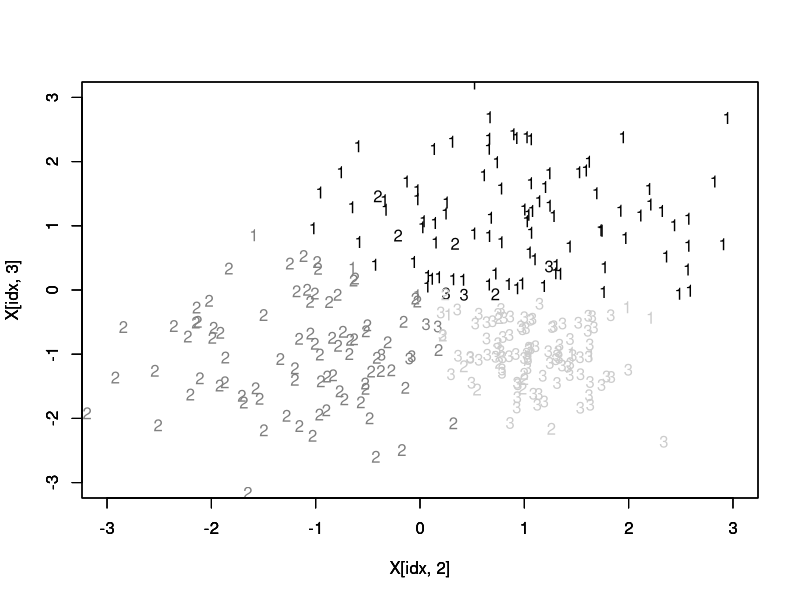

The R script that drew this image:
# コード4.6
softmax <- function(X, beta) {
  ncls <- dim(beta)[2]
  comp <- exp(X %*% beta)
  eta <- comp / (apply(comp, 1, sum))
  return(eta)
}
# コード4.7
mlr_train <- function(X, y, beta, nu, itmax) {
  cat("Training...\n")
  ndim <- dim(beta)[1]
  ncls <- dim(beta)[2]
  n <- dim(X)[1]
  for(it in 1:itmax) { # 学習のループ
    cat("it=", it, "\n")
    eta <- softmax(X, beta)
    for(d in 1:ndim) {
      for(m in 1:ncls) {
        db <- sum(X[, d] * (y[, m] - eta[, m])) # 更新量の計算
        beta[d, m] <- beta[d, m] + nu * db # 更新式の計算
      }
    }
  }
  cat("Done!\n")
  return(beta)
}
# コード4.8
# サンプルの生成
set.seed(2017)
n1 <- 100; n <- 3 * n1
X1 <- cbind(rnorm(n1, 1, 1), rnorm(n1, 1, 1))
y1 <- cbind(rep(1, n1), rep(0, n1), rep(0, n1))
X2 <- cbind(rnorm(n1, -1, 1), rnorm(n1, -1, 1))
y2 <- cbind(rep(0, n1), rep(1, n1), rep(0, n1))
X3 <- cbind(rnorm(n1, 1, 0.5), rnorm(n1, -1, 0.5))
y3 <- cbind(rep(0, n1), rep(0, n1), rep(1, n1))
X <- rbind(X1, X2, X3); X <- cbind(rep(1, n), X)
y <- rbind(y1, y2, y3)
shuf <- sample(1:n, replace = F); X <- X[shuf, ]; y <- y[shuf, ]
# 学習
ndim <- 3; ncls <- 3; n <- 3 * n1
beta <- matrix(runif(ndim*ncls, -1, 1), ndim, ncls)
nu <- 0.01; itmax <- 100
beta <- mlr_train(X, y, beta, nu, itmax)
eta <- softmax(X, beta)# 出力（各クラスの生起確率）の計算
out <- apply(eta, 1, which.max) # 出力に基づきクラス番号を決定
tc <- apply(y, 1, which.max) # サンプルのクラス番号の特定
err <- sum(ifelse(out != tc, 1, 0)) / n # 誤判別率の計算
cat("err=", err, "\n")
# 分類結果の描画
par(new = F)
col <- c(grey(0), grey(0.5), grey(0.8))
mark <- numeric(n)
xlim<-c(-3,3); ylim<-c(-3,3)
for(k in 1:ncls) {
  idx <- which(y[, k] == 1)
  mark[idx] <- k
}
mark <- paste(mark)
for(k in 1:ncls) {
  idx <- which(out == k)
  plot(X[idx, 2], X[idx, 3], pch = mark[idx], col = col[k], xlim = xlim, ylim = ylim)
  par(new = T)
}


